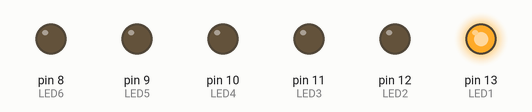
Recording of a sketch running on a simulated Arduino Uno, built with avr-gcc and run on an emulated ATmega328P. Shown: output pins drawn as LEDs (lit = HIGH).

Above: at 0.02 s.
At 0.37 s:
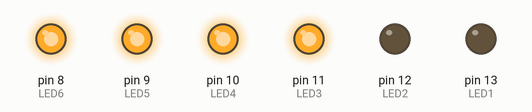
At 0.72 s:
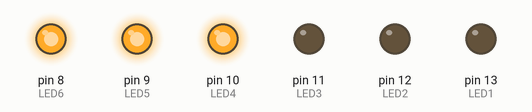
At 1.47 s:
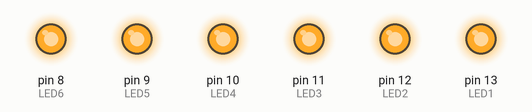
At 2.17 s:
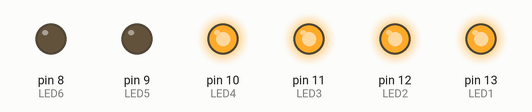
At 2.92 s:
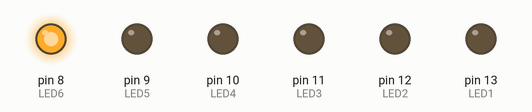
Timing chart, 0 to 3.2 s (numbered marks = the images above):
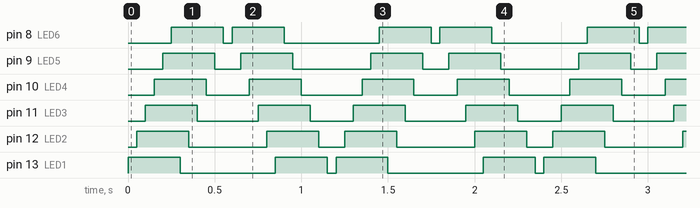

Measured:
- by itself, pin 8 (LED6): repeats every 1.2 s: LOW 0.05 s, HIGH 0.30 s, LOW 0.55 s, HIGH 0.30 s
- by itself, pin 9 (LED5): repeats every 1.2 s: LOW 0.15 s, HIGH 0.30 s, LOW 0.45 s, HIGH 0.30 s
- by itself, pin 10 (LED4): repeats every 1.2 s: LOW 0.25 s, HIGH 0.30 s, LOW 0.35 s, HIGH 0.30 s
- by itself, pin 11 (LED3): repeats every 1.2 s: LOW 0.35 s, HIGH 0.30 s, LOW 0.25 s, HIGH 0.30 s
- by itself, pin 12 (LED2): repeats every 1.2 s: LOW 0.45 s, HIGH 0.30 s, LOW 0.15 s, HIGH 0.30 s
- by itself, pin 13 (LED1): repeats every 1.2 s: LOW 0.55 s, HIGH 0.30 s, LOW 0.05 s, HIGH 0.30 s

The sketch:

sketch_jan15a.ino
```cpp
int LED1 = 13;
int LED2 = 12;
int LED3 = 11;
int LED4 = 10;
int LED5 = 9;
int LED6 = 8;

void setup() {
  // put your setup code here, to run once:
  pinMode(LED1, OUTPUT);
  pinMode(LED2, OUTPUT);
  pinMode(LED3, OUTPUT);
  pinMode(LED4, OUTPUT);
  pinMode(LED5, OUTPUT);
  pinMode(LED6, OUTPUT);
}

void loop() {
  // put your main code here, to run repeatedly:
  digitalWrite(LED1, HIGH);
  delay(50);
  digitalWrite(LED2, HIGH);
  delay(50);
  digitalWrite(LED3, HIGH);
  delay(50);
  digitalWrite(LED4, HIGH);
  delay(50);
  digitalWrite(LED5, HIGH);
  delay(50);
  digitalWrite(LED6, HIGH);
  delay(50);

  digitalWrite(LED1, LOW);
  delay(50);
  digitalWrite(LED2, LOW);
  delay(50);
  digitalWrite(LED3, LOW);
  delay(50);
  digitalWrite(LED4, LOW);
  delay(50);
  digitalWrite(LED5, LOW);
  delay(50);
  digitalWrite(LED6, LOW);
  delay(50);

  digitalWrite(LED6, HIGH);
  delay(50);
  digitalWrite(LED5, HIGH);
  delay(50);
  digitalWrite(LED4, HIGH);
  delay(50);
  digitalWrite(LED3, HIGH);
  delay(50);
  digitalWrite(LED2, HIGH);
  delay(50);
  digitalWrite(LED1, HIGH);
  delay(50);

  digitalWrite(LED6, LOW);
  delay(50);
  digitalWrite(LED5, LOW);
  delay(50);
  digitalWrite(LED4, LOW);
  delay(50);
  digitalWrite(LED3, LOW);
  delay(50);
  digitalWrite(LED2, LOW);
  delay(50);
  digitalWrite(LED1, LOW);
  delay(50);
}
```
